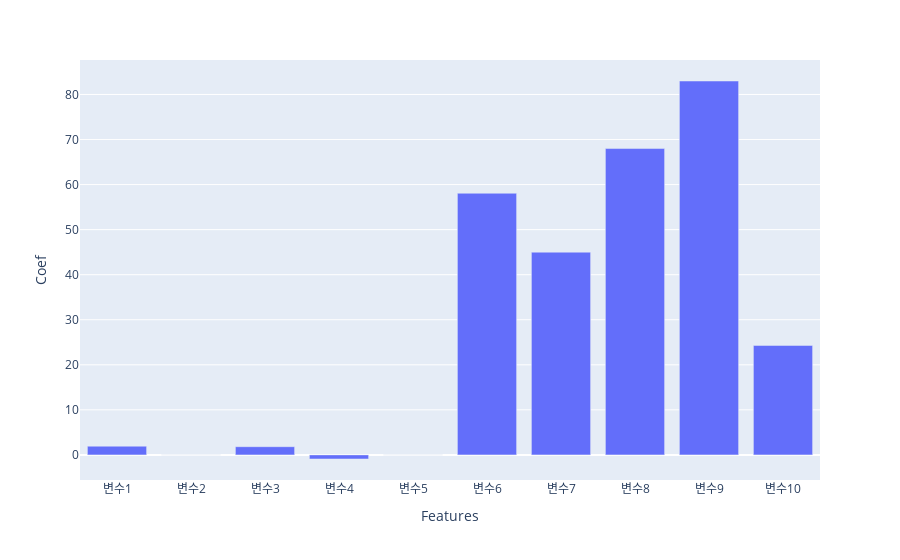

Notebook source saved alongside this figure:
### Code cell
px.bar(Lasso_df, x='Features', y='Coef')

### Figure 1 — Plotly figure (JSON) as saved in the notebook; plotly's stock layout.template omitted (floating-point values rounded to 4 significant figures)
{"data": [{"alignmentgroup": "True", "hovertemplate": "Features=%{x}<br>Coef=%{y}<extra></extra>", "legendgroup": "", "marker": {"color": "#636efa", "pattern": {"shape": ""}}, "name": "", "offsetgroup": "", "orientation": "v", "showlegend": false, "textposition": "auto", "type": "bar", "x": ["변수1", "변수2", "변수3", "변수4", "변수5", "변수6", "변수7", "변수8", "변수9", "변수10"], "xaxis": "x", "y": [1.933, 0, 1.817, -0.9122, 0.003189, 58.08, 45.0, 68.0, 82.99, 24.3], "yaxis": "y"}], "layout": {"barmode": "relative", "legend": {"tracegroupgap": 0}, "margin": {"t": 60}, "xaxis": {"anchor": "y", "domain": [0, 1], "title": {"text": "Features"}}, "yaxis": {"anchor": "x", "domain": [0, 1], "title": {"text": "Coef"}}}}
